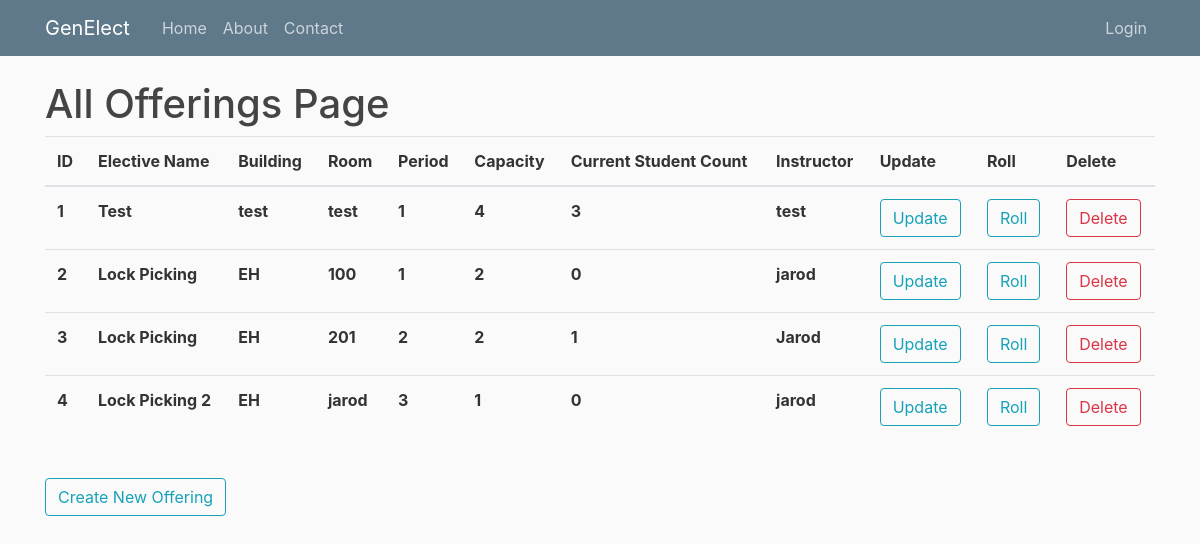
Page /allofferings on the earlier database version.
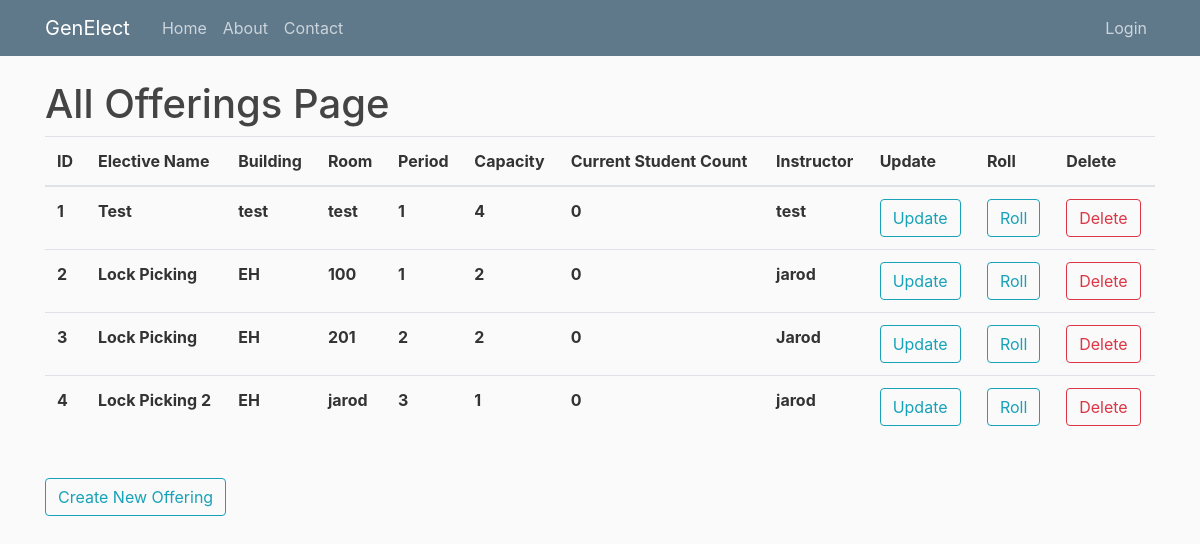
Same page on the later database version.
### genElect/models.py (models this page shows)
class Base(db.Model):
    __abstract__ = True
    id = db.Column(db.Integer, primary_key=True, autoincrement=True)
    date_created = db.Column(db.DateTime, default=db.func.current_timestamp())
    date_modified = db.Column(db.DateTime, default=db.func.current_timestamp(),
            onupdate=db.func.current_timestamp())

class Offerings(Base):
    __tablename__ = 'offerings'
    day = db.Column(db.Date)
    period_start = db.Column(db.Integer)
    period_length = db.Column(db.Integer)
    building = db.Column(db.String(100))
    room = db.Column(db.String(100))
    instructor = db.Column(db.String(100))
    current_count = db.Column(db.Integer)
    capacity = db.Column(db.Integer)
    elective_id = db.Column(db.Integer, db.ForeignKey('electives.id'), nullable=False)
    registrations = db.relationship('Registrations', backref='offering', lazy=True)

class Electives(Base):
    __tablename__ = 'electives'
    name = db.Column(db.String(100))
    description = db.Column(db.String(500))
    prerequisites = db.Column(db.String(500))
    offerings = db.relationship('Offerings', backref='elective', lazy=True)

### genElect/__init__.py (the view)
@app.route("/allofferings")
def allofferings():
    offerings = Offerings.query.all()
    return render_template('allofferings.html', offerings=offerings, title="Offerings")

### genElect/templates/allofferings.html
{% extends "layout.html" %}
{% block content %}
    <h1>All Offerings Page</h1>
	<table class="table">
	  <thead>
	    <tr>
	      <th scope="col">ID</th>
	      <th scope="col">Elective Name</th>
	      <th scope="col">Building</th>
	      <th scope="col">Room</th>
	      <th scope="col">Period</th>
	      <th scope="col">Capacity</th>
	      <th scope="col">Current Student Count</th>
	      <th scope="col">Instructor</th>
	      <th scope="col">Update</th>
	      <th scope="col">Roll</th>
	      <th scope="col">Delete</th>
	    </tr>
	  </thead>
	  <tbody>
	  	{% for offering in offerings %}
	    <tr>
	      <th scope="row">{{offering.id}}</th>
	      <th scope="row">{{offering.elective.name}}</th>
	      <th scope="row">{{offering.building}}</th>
	      <th scope="row">{{offering.room}}</th>
	      <th scope="row">{{offering.period_start}}</th>
	      <th scope="row">{{offering.capacity}}</th>
	      <th scope="row">{{offering.current_count}}</th>
	      <th scope="row">{{offering.instructor}}</th>
	      <th scope="row"><button type="button" onclick="window.location.href = '/editoffering/{{offering.id}}'" class="btn btn-outline-info">Update</button></th>
	      <th scope="row"><button type="button" onclick="window.location.href = '/roll/{{offering.id}}'" class="btn btn-outline-info">Roll</button></th>
	      <th scope="row"><button type="button" onclick="window.location.href = 'deleteoffering/{{offering.id}}'" class="btn btn-outline-danger">Delete</button></th>
	    </tr>
	    {% endfor %}
	  </tbody>
	</table>
    <br>
    <button type="button" onclick="window.location.href = '/createoffering'" class="btn btn-outline-info">Create New Offering</button>
{% endblock content %}

Differences in the rows shown:
changed Offerings "test": current_count "3" → "0"
changed Offerings "Jarod": current_count "1" → "0"
